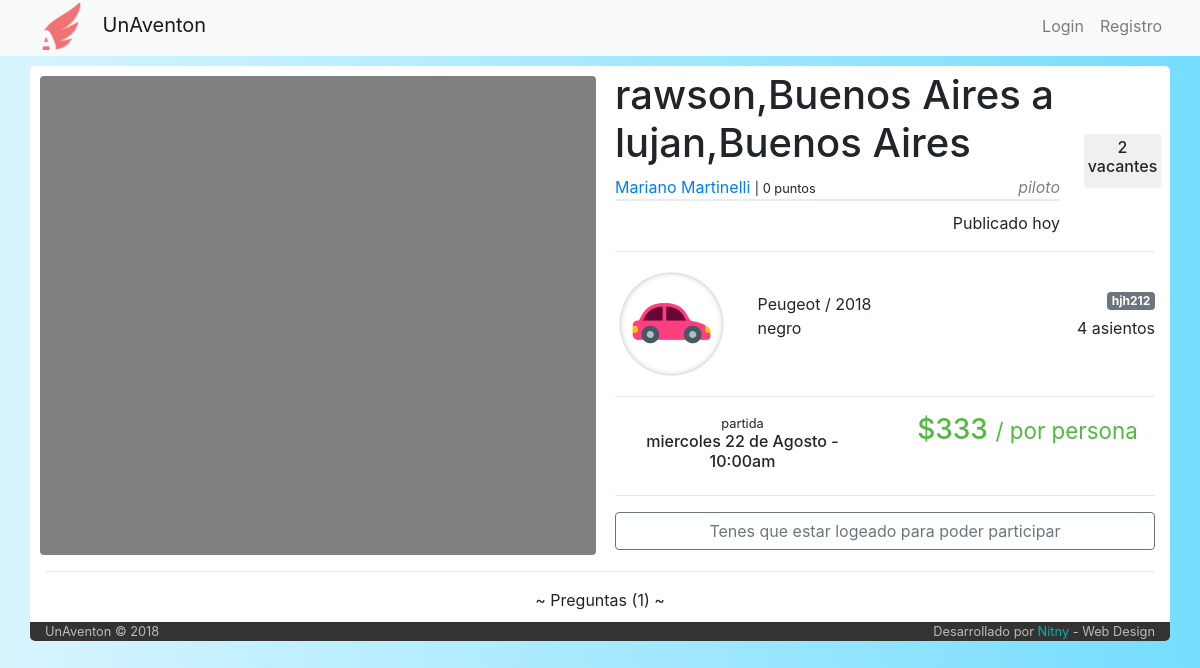
The page /viaje/3/rawson,Buenos Aires-lujan,Buenos Aires on the database its author committed.
### tables this page shows
CREATE TABLE `viaje` (
  `idViaje` int(6) NOT NULL,
  `idPiloto` int(6) NOT NULL,
  `idVehiculo` int(6) NOT NULL,
  `fecha_publicacion` datetime NOT NULL,
  `fecha_partida` datetime NOT NULL,
  `tiempo_estimado` int(11) NOT NULL DEFAULT '30',
  `origen` varchar(60) NOT NULL,
  `destino` varchar(60) NOT NULL,
  `asientos_disponibles` int(2) NOT NULL,
  `costo` int(7) NOT NULL,
  `estado` int(1) NOT NULL DEFAULT '1',
  `tipo` varchar(50) NOT NULL DEFAULT 'unico'
);

CREATE TABLE `usuario` (
  `idUser` int(6) NOT NULL,
  `email` varchar(50) NOT NULL,
  `clave` varchar(50) NOT NULL,
  `nombre` varchar(50) NOT NULL,
  `apellido` varchar(50) NOT NULL,
  `admin` int(1) NOT NULL DEFAULT '0',
  `estadoUsuario` int(11) NOT NULL DEFAULT '1',
  `recuperarPassword` int(1) NOT NULL DEFAULT '0'
);

CREATE TABLE `tipo_vehiculo` (
  `idTipo` int(1) NOT NULL,
  `icono` varchar(140) DEFAULT NULL,
  `tipo` varchar(11) NOT NULL
);

CREATE TABLE `vehiculo` (
  `idVehiculo` int(6) NOT NULL,
  `idPropietario` int(6) NOT NULL,
  `cant_asientos` int(2) NOT NULL,
  `modelo` varchar(30) NOT NULL,
  `marca` varchar(30) NOT NULL,
  `color` varchar(20) NOT NULL,
  `patente` varchar(10) NOT NULL COMMENT 'puede ser patente extrangera',
  `tipo` int(1) DEFAULT NULL,
  `eliminado` tinyint(1) NOT NULL DEFAULT '0'
);

### index.php (called while the page is built, shortened)
<?php
	include ('core/helpers.php');
	include ('php/inicio_body.php');
	$router = new Router;
	$vars = $router->get_variables();
	render($vars);
	include ('php/cierre_body.php');

### controller/viaje.php (the view, shortened to what this page needs)
<?php
	function render($vars = [])
	{
    include('php/conexion.php');
    $viaje=mysqli_query($conexion,"SELECT *
                                   from viaje
                                   inner join vehiculo on viaje.idVehiculo=vehiculo.idVehiculo
                                   inner join tipo_vehiculo on vehiculo.tipo=tipo_vehiculo.idTipo
                                   inner join usuario on viaje.idPiloto=usuario.idUser
                                   where idViaje = '$vars[0]'")
                                   or die ("problemas con el select de viaje".mysqli_error($conexion));
    $viaje=mysqli_fetch_array($viaje);
			?>
			<?php
		if ($viaje['estado'] == 2){
			echo "<center> <b> este viaje fue cancelado por su piloto </b> </center>";
		}
		elseif ($viaje['estado'] == 3){
			echo "<center> <b> este viaje ya termino </b> </center>";
		}
		else{
		$contador_participaciones=mysqli_query($conexion,"SELECT *
																										from participacion
																										where estado=2 and idViaje=$viaje[idViaje]")
																										or die ("problemas en el contador de asientos disponibles");
		$contador_participaciones = $viaje['asientos_disponibles'] - mysqli_num_rows($contador_participaciones);
    ?>
    <div class="row" style="padding: 5px 0px;">
      <div class="col-md-6" style="">
		<div id="map" style="border-radius: 4px; margin-top: 5px; margin-left: -5px"></div>
      </div>
      <div class="col-md-6">
				<div class="row" style="min-height: 130px">
					<div class="col-md-10 col-sm-12">
						<h1><?php echo $viaje['origen'] ?> a <?php echo $viaje['destino']; ?></h1>
						<?php
							if((isset($_SESSION['userId'])) and ($viaje['idPiloto'] == $_SESSION['userId']))
							{
								include 'php/modificar_viaje_vista.php';
								echo '<a href="" data-toggle="modal" data-target="#ModViaje">Modificar el Viaje</a>';
							}
							else{
								echo '<a href="/usuario/'.$viaje['idPiloto'].'"> '.$viaje["nombre"].' '.$viaje["apellido"].'</a> <small>| '.calificacion($viaje['idPiloto']).' puntos</small> <i style="color: grey" class="float-right">piloto</i>';
								$calificaciones = calificacion_grafica_simple($viaje['idPiloto']);
								echo "<div class='progress' style='height: 2px; width: 100%; margin-bottom: 10px'>
												<div class='progress-bar bg-success' role='progressbar' style='width: ".$calificaciones['porcentaje_pos']."%;' aria-valuenow='25' aria-valuemin='0' aria-valuemax='100'></div>
												<div class='progress-bar bg-warning' role='progressbar' style='width: ".$calificaciones['porcentaje_neu']."%; background-color: #ffd000!important' aria-valuenow='25' aria-valuemin='0' aria-valuemax='100'></div>
												<div class='progress-bar bg-danger' role='progressbar' style='width: ".$calificaciones['porcentaje_neg']."%; background-color: #ff8080!important' aria-valuenow='25' aria-valuemin='0' aria-valuemax='100'></div>
											</div>";
							}
						?>
						<span class="float-right" title="<?php echo $viaje['fecha_publicacion'] ?>">Publicado <?php echo dias_transcurridos($viaje['fecha_publicacion'],'publicacion');?>
						</span>
					</div>
					<div class="col-md-2">
						<div class="contenedorUno centrado" style="border: 1px solid #fff; border-radius: 4px; padding: 4px 4px; background-color: #f0f0f0; margin-top: 8px">
							<h6 class="" style="text-align:center"><?php if($contador_participaciones>0){echo $contador_participaciones;}else{echo "sin";}; ?><br>vacantes</h6>
						</div>
					</div>
				</div>
        <hr>
        <div class="row">
          <div class="col-md-3">
            <img src="<?php echo $viaje['icono']; ?>" alt="" class="img-fluid">
          </div>
          <div class="col-md-9">
            <br>
            <span><?php echo $viaje['marca']." / ".$viaje['modelo'] ?></span> <span class="badge badge-secondary float-right"><?php echo $viaje['patente'] ?></span> <br>
            <span><?php echo $viaje['color'] ?></span> <span class="float-right"><?php echo $viaje['cant_asientos'] ?> asientos</span>
          </div>
        </div>
        <hr>
				<div class="row">
					<div class="col-md-6">
									<h6 class="" style="text-align: center">
											<small>partida</small> <br>
											<?php echo date_toString($viaje['fecha_partida'],"n");?>
									</h6>
					</div>
					<div class="col-md-6">
						<h3 style="text-align: center; color: #53b842">$<?php echo round($viaje['costo']/($viaje['asientos_disponibles']+1)); ?> <small> / por persona</small></h3>
					</div>
				</div>
				<hr>
				<form action="/viaje/<?php echo "$vars[0]/$vars[1]" ?>" method="post">
				<?php
				if (!isset($_SESSION['userId'])) {
					echo '<a class="btn btn-outline-secondary" href="../../login" style="width:100%">Tenes que estar logeado para poder participar</a>';
			}
			?>
      </div>
    </div>
		<hr>
		<div class="row">
			<?php
			$preguntas = mysqli_query($conexion,"SELECT *
																						from pregunta
																						inner join usuario on pregunta.idPreguntante=usuario.idUser
																						where idViaje = '$viaje[idViaje]' order by fecha DESC");
			 ?>
			<div class="col-md-12" style="padding: 0px 13px">
				<center><span id="botonPreguntas" style="cursor: pointer"> ~ Preguntas <span id="detallePreguntas">(<?php echo mysqli_num_rows($preguntas); ?>)</span> ~ </span></center>
			</div>
		</div>
		<div class="row" style="height: 10px">
		</div>
    <?php
		}
  }

### css/stylo.css (style rules this page uses)
body { background-color: grey; }
.centrado { position: absolute; display: block; top: 50%; left: 50%; transform: translate(-50%, -50%); -webkit-transform: translate(-50%, -50%); }

### php/inicio_body.php (style rules this page uses)
body { background-color: #fff; background: linear-gradient(-90deg, #76ddff, #d8f5ff); }

### controller/viaje.php (style rules this page uses)
#map { width: 103%; height: 100%; background-color: grey; }

### rows shown on the page
viaje: origen "rawson,Buenos Aires", destino "lujan,Buenos Aires", usuario.nombre "Mariano", usuario.apellido "Martinelli", fecha_publicacion "hoy", asientos_disponibles "2", tipo_vehiculo.icono (picture), idVehiculo.marca "Peugeot", idVehiculo.modelo "2018", idVehiculo.patente "hjh212", idVehiculo.color "negro", idVehiculo.cant_asientos "4", fecha_partida "miercoles 22 de Agosto 10:00am", $viaje['costo']/($viaje['asientos_disponibles']+1) "333"

### other values the page prints
calificacion($viaje['idPiloto']) "0"
mysqli_num_rows($preguntas) "1"
